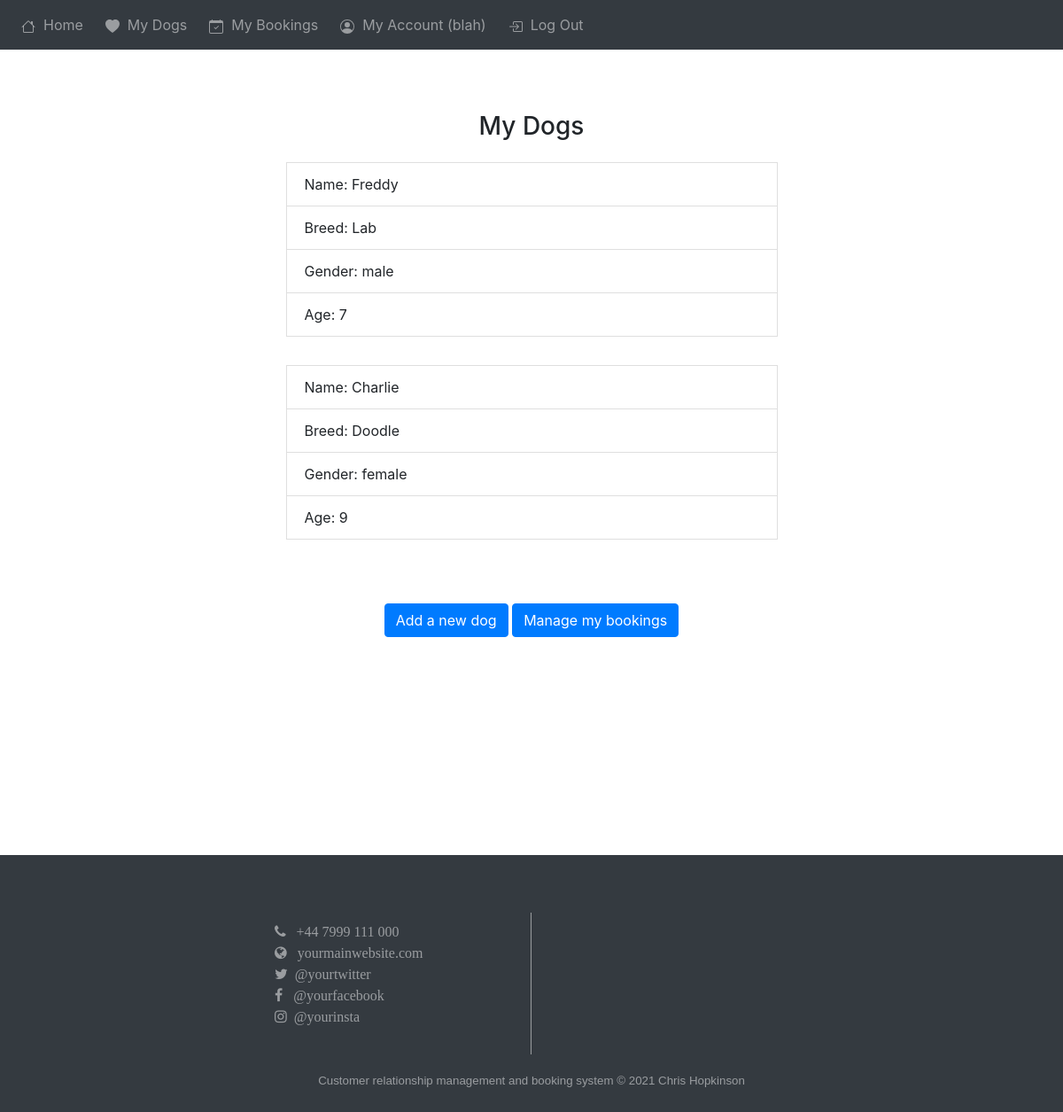
Screenshot of /my_dogs (signed in) with the database file from the repository.
### web/models.py (models this page shows, shortened)
class User(db.Model, UserMixin):
    id = db.Column(db.Integer, primary_key=True)
    email = db.Column(db.String(150), unique=True)
    username = db.Column(db.String(50), unique=True)
    password = db.Column(db.String(50))
    notes = db.relationship("Note")
    dogs = db.relationship("Dog")
    address_1 = db.Column(db.String(150), unique=True)
    post_code = db.Column(db.String(15))
    phone = db.Column(db.String(15))
    first_name = db.Column(db.String(25))
    surname = db.Column(db.String(25))
    role = db.Column(db.String(20), default="user")

class Dog(db.Model):
    id = db.Column(db.Integer, primary_key=True)
    name = db.Column(db.String(50))
    owner = db.relationship("User")
    owner_id = db.Column(db.Integer, db.ForeignKey("user.id"))
    breed = db.Column(db.String(100))
    gender = db.Column(db.String(50))
    age = db.Column(db.Integer)
    attendance = db.relationship("Attendance")

### web/views.py (the view)
@views.route('/my_dogs', methods=['GET','POST'])
@login_required
def my_dogs():
    x = 0
    try:
        for dog in current_user.dogs:
            x+=1
    except:
        x = 0
    if x == 0:
        return redirect(url_for('views.add_my_dogs'))
    else:
        return render_template('my_dogs.html', user=current_user)

### web/__init__.py (called while the page is built)
def create_app():
    app = Flask(__name__)
    app.config.from_object("config")
    app.static_folder = "static"
    db.init_app(app)
    from .models import User
    from .views import views
    from .auth import auth
    from .admin import admin
    login_manager = LoginManager()
    login_manager.login_view = "auth.login"
    login_manager.init_app(app)
    app.register_blueprint(views, url_prefix="/")
    app.register_blueprint(auth, url_prefix="/")
    app.register_blueprint(admin, url_prefix="/")
    app.register_error_handler(404, page_not_found_404)
    app.register_error_handler(500, internal_server_error_500)
    create_db(app)
    @login_manager.user_loader
    def load_user(id):
        return User.query.get(int(id))
    return app

### web/templates/my_dogs.html (shortened to what this page needs)
{% extends "base.html" %}  {% block content %}
<h3 align="center" style="margin-top: 5%">My Dogs</h3>
<ul
  class="list-group list-group flush"
  id="notes"
  style="margin-right: auto; width: 50%; margin-left: auto; min-width: 400px"
>
  {% for dog in user.dogs %}
  <p>
    <li class="list-group-item">Name: {{ dog.name }}</li>
    <li class="list-group-item">Breed: {{ dog.breed }}</li>
    <li class="list-group-item">Gender: {{ dog.gender }}</li>
    <li class="list-group-item">Age: {{ dog.age }}</li>
  </p>
  {% endfor %}
</ul>
<p align="center" style="margin-top: 5%">
  <a id="add_my_dogs" href="/add_my_dogs" class="btn btn-primary">Add a new dog</a
  >
  <a id="bookings" href="/bookings" class="btn btn-primary">Manage my bookings</a
  >
</p>
<div id="filler" style="height: 200px; width: 100%"></div>
{% endblock %}

### web/templates/base.html (shortened to what this page needs)
<!DOCTYPE html>
<html lang="en">
  <head>
    <link
      rel="stylesheet"
      href="https://stackpath.bootstrapcdn.com/bootstrap/4.4.1/css/bootstrap.min.css"
    />
    <link
      rel="stylesheet"
      href="https://stackpath.bootstrapcdn.com/font-awesome/4.7.0/css/font-awesome.min.css"
    />
  </head>
  <body>
    <div class="navbarr">
      <nav class="navbar navbar-expand-lg navbar-dark bg-dark">
        <div class="collapse navbar-collapse" id="navbar">
          <div class="navbar-nav">
            {% if not user.is_authenticated %}
            <a class="nav-item nav-link" id="login" href="/login">Log In</a>
            <a class="nav-item nav-link" id="signup" href="/signup">Sign Up</a>
            {% else %} {% if user.role=="admin" %}
            <a class="nav-item nav-link" id="admin" href="/admin">
              <svg
                xmlns="http://www.w3.org/2000/svg"
                width="16"
                height="16"
                fill="currentColor"
                class="bi bi-house"
                viewBox="0 0 16 16"
              >
                <path
                  fill-rule="evenodd"
                  d="M2 13.5V7h1v6.5a.5.5 0 0 0 .5.5h9a.5.5 0 0 0 .5-.5V7h1v6.5a1.5 1.5 0 0 1-1.5 1.5h-9A1.5 1.5 0 0 1 2 13.5zm11-11V6l-2-2V2.5a.5.5 0 0 1 .5-.5h1a.5.5 0 0 1 .5.5z"
                />
                <path
                  fill-rule="evenodd"
                  d="M7.293 1.5a1 1 0 0 1 1.414 0l6.647 6.646a.5.5 0 0 1-.708.708L8 2.207 1.354 8.854a.5.5 0 1 1-.708-.708L7.293 1.5z"
                />
              </svg>
              &nbsp;Admin Home&nbsp;&nbsp;</a
            >
            <a
              class="nav-item nav-link"
              id="view_bookings"
              href="/view_bookings"
              ><svg
                xmlns="http://www.w3.org/2000/svg"
                width="16"
                height="16"
                fill="currentColor"
                class="bi bi-calendar-check"
                viewBox="0 0 16 16"
              >
                <path
                  d="M10.854 7.146a.5.5 0 0 1 0 .708l-3 3a.5.5 0 0 1-.708 0l-1.5-1.5a.5.5 0 1 1 .708-.708L7.5 9.793l2.646-2.647a.5.5 0 0 1 .708 0z"
                />
                <path
                  d="M3.5 0a.5.5 0 0 1 .5.5V1h8V.5a.5.5 0 0 1 1 0V1h1a2 2 0 0 1 2 2v11a2 2 0 0 1-2 2H2a2 2 0 0 1-2-2V3a2 2 0 0 1 2-2h1V.5a.5.5 0 0 1 .5-.5zM1 4v10a1 1 0 0 0 1 1h12a1 1 0 0 0 1-1V4H1z"
                />
              </svg>
              &nbsp;Bookings&nbsp;&nbsp;</a
            >
            {% else %}
            <a class="nav-item nav-link" id="my_dogs" href="/home">
              &nbsp;Home&nbsp;&nbsp;</a
            >
            <a class="nav-item nav-link" id="my_dogs" href="/my_dogs">
              <svg
                xmlns="http://www.w3.org/2000/svg"
                width="16"
                height="16"
                fill="currentColor"
                class="bi bi-heart-fill"
                viewBox="0 0 16 16"
              >
                <path
                  fill-rule="evenodd"
                  d="M8 1.314C12.438-3.248 23.534 4.735 8 15-7.534 4.736 3.562-3.248 8 1.314z"
                />
              </svg>
              &nbsp;My Dogs&nbsp;&nbsp;</a
            >
            <a class="nav-item nav-link" id="my_bookings" href="/bookings"
              >
              &nbsp;My Bookings&nbsp;&nbsp;</a
            >
            {% endif %}
            <a class="nav-item nav-link" id="my_account" href="/my_account">
              &nbsp;My Account ({{ current_user.username }})&nbsp;&nbsp;</a
            >
            <a class="nav-item nav-link" id="logout" href="/logout">
              &nbsp;Log Out&nbsp;&nbsp;</a
            >
            {% endif %}
          </div>
        </div>
      </nav>
    </div>
    <div style="width: 100%; height: 20px; margin-top: 50px"></div>
    <div class="container">{% block content %} {% endblock %}</div>
    <footer id="footer">
      <div class="copyright-foot">{% block breadcrumbs %} {% endblock %}</div>
      <div class="footer-internal">
        <div class="footer-div"></div>
        <div
          class="footer-div"
          style="
            border-style: none solid none none;
            border-width: 1px;
            padding-top: 10px;
            padding-left: 10px;
          "
        >
          <i class="fa fa-phone">&nbsp;&nbsp;&nbsp;+44 7999 111 000</i><br />
          <i class="fa fa-globe">&nbsp;&nbsp;&nbsp;yourmainwebsite.com</i><br />
          <i class="fa fa-twitter">&nbsp;&nbsp;@yourtwitter</i><br />
          <i class="fa fa-facebook">&nbsp;&nbsp;&nbsp;@yourfacebook</i><br />
          <i class="fa fa-instagram">&nbsp;&nbsp;@yourinsta</i><br />
        </div>
        <div class="footer-div" style="padding-top: 10px; padding-left: 10px">
          <br />
          <br />
          <br />
          <br />
        </div>
        <div class="footer-div"></div>
      </div>
      <div class="copyright-foot">
        <p>
          <br />Customer relationship management and booking system &copy; 2021
          Chris Hopkinson
        </p>
      </div>
    </footer>
  </body>
</html>

### web/templates/base.html (style rules this page uses)
#footer { width: 100%; position: absolute; height: 10rem; margin-top: 30px; color: rgb(154, 157, 160); font-family: Arial, Helvetica, sans-serif; font-size: medium; vertical-align: middle; }
.footer-internal { width: 100%; height: 100%; display: grid; grid-template-columns: 1fr 1fr 1fr 1fr; }
.footer-div { text-align: left; background-color: rgb(52, 58, 64); height: 100%; vertical-align: middle; }
.copyright-foot { width: 100%; height: 65px; background-color: rgb(52, 58, 64); text-align: center; font-size: smaller; }
.navbarr { overflow: hidden; position: fixed; top: 0; z-index: 10; width: 100%; }

### rows the page displays
User: username "blah"
Dog: name "Freddy", breed "Lab", gender "male", age "7"
Dog: name "Charlie", breed "Doodle", gender "female", age "9"
